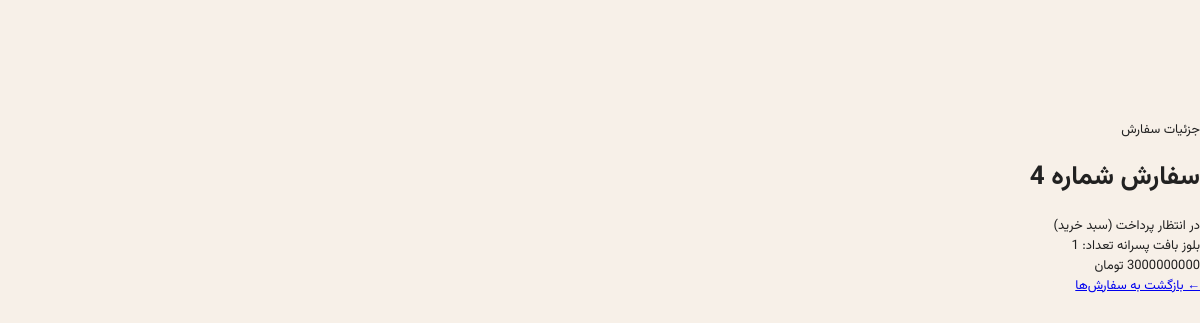
/user/dashboard/order/4 (signed in), run on an earlier commit of the app's database.
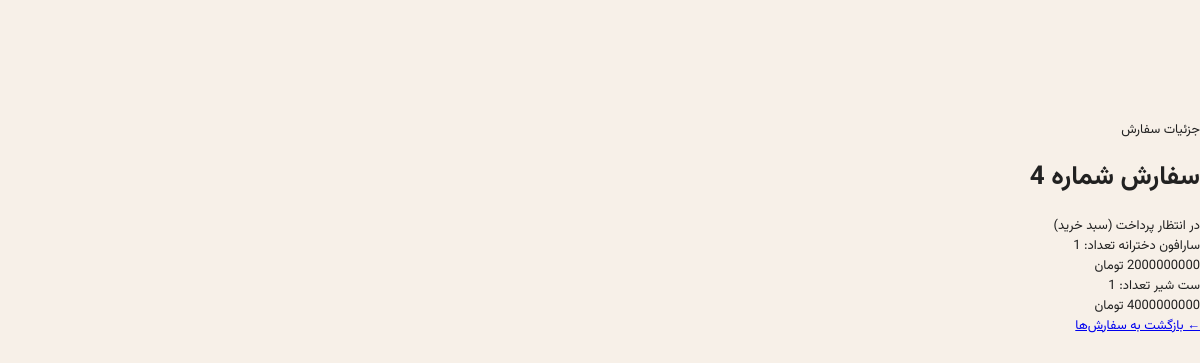
And on a later commit of the database.
### models/cart_item.py (models this page shows)
class CartItem(db.Model):
    __tablename__ = "cart_items"
    id = Column(Integer, primary_key=True)
    cart_id = Column(Integer, ForeignKey('carts.id'), nullable=False)
    product_id = Column(Integer, ForeignKey('products.id'), nullable=False)
    price=Column(Integer)
    quantity =Column(Integer)
    product = db.relationship("Product", backref=backref("cart_items",lazy="dynamic"))
    cart = db.relationship("Cart", backref=backref("cart_items",lazy="dynamic"))

### models/product.py (models this page shows)
class Product(db.Model):
    __tablename__ = "products"
    id = Column(Integer, primary_key=True)
    name = Column(String, unique=True, nullable=False, index=True)
    price = Column(Integer, nullable=False, index=True)
    description = Column(String, nullable=False, index=True)
    active = Column(Integer, nullable=False, index=True)
    category_id = Column(
        Integer,
        ForeignKey("categories.id"),
        nullable=True
    )
    category = db.relationship(
        "Category",
        back_populates="products"
    )

### blueprints/user.py (the view)
@app.route('/user/dashboard/order/<id>', methods=['GET'])
@login_required
def order(id):
    cart= current_user.carts.filter(Cart.id==id).first_or_404()
    return render_template('user/order.html', cart=cart)

### app.py (called while the page is built)
@login_manager.user_loader
def load_user(user_id):
    return User.query.get(int(user_id))

### models/cart.py (called while the page is built, shortened)
    def get_status_persian(self):
        if self.status=="pending":
            return "در انتظار پرداخت (سبد خرید)"

### templates/user/order.html (shortened to what this page needs)
{% extends 'base.html' %}
{% block body %}
<div class="order-detail-container">
    <div class="order-detail-card">
        <div class="order-detail-header">
            <span class="order-detail-label">جزئیات سفارش</span>
            <h1>سفارش شماره {{ cart.id }}</h1>
            <div class="order-detail-status">
                {{ cart.get_status_persian() }}
            </div>
        </div>
        <div class="order-items">
            {% for item in cart.cart_items %}
            <div class="order-item">
                <div class="order-item-info">
                    <span class="order-item-title">
                        {{ item.product.name }}
                    </span>
                    <span class="order-item-quantity">
                        تعداد: {{ item.quantity }}
                    </span>
                </div>
                <div class="order-item-price">
                    {{ item.price }} تومان
                </div>
            </div>
            {% endfor %}
        </div>
        <div class="order-detail-footer">
            <a href="{{ url_for('user.dashboard') }}" class="back-dashboard-btn">
                ← بازگشت به سفارش‌ها
            </a>
        </div>
    </div>
</div>
{% endblock %}

What changed in the data, as far as the page shows it:
removed CartItem: product.name "بلوز بافت پسرانه", quantity "1"
added CartItem: product.name "سارافون دخترانه", quantity "1"
added CartItem: product.name "ست شیر", quantity "1"
